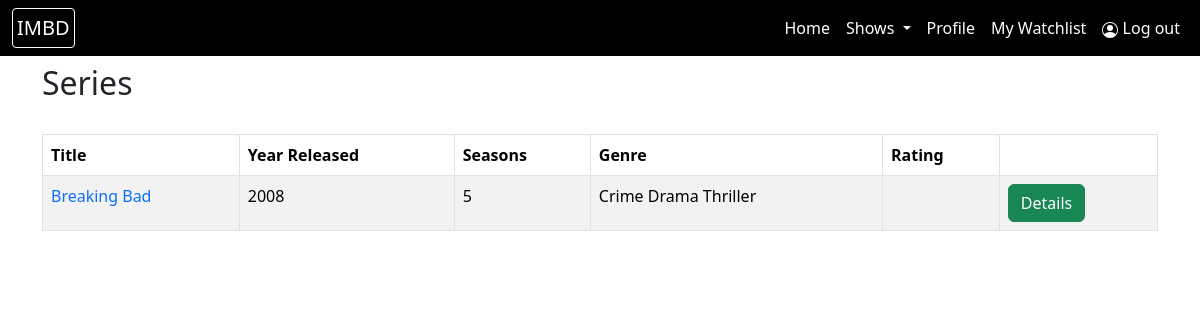
Page /user/user_series.php on the committed database.
### tables this page shows
CREATE TABLE `content` (
  `content_id` int(11) NOT NULL,
  `title` varchar(255) NOT NULL,
  `year_released` year(4) NOT NULL,
  `duration` time DEFAULT NULL,
  `seasons` int(11) DEFAULT NULL,
  `type` varchar(50) NOT NULL
);

CREATE TABLE `genre` (
  `content_id` int(11) NOT NULL,
  `genre_name` varchar(100) NOT NULL
);

### user/user_series.php (the view, shortened to what this page needs)
<?php include("user_header.php"); ?>
<?php include("../db_connect.php"); ?>
<?php include("navber_user.php"); ?>
<div class="container">
    <h2>Series</h2><br>
    <table class="table table-hover table-bordered table-striped">
        <thead>
            <tr>
                <th>Title </th>
                <th>Year Released </th>
                <th>Seasons </th>
                <th>Genre </th>
                <th>Rating </th>
                <th></th>
            </tr>
        </thead>
        <tbody>
            <?php
                $view_query = "SELECT * FROM content WHERE type='series'";
                $result = mysqli_query($conn, $view_query);
                if (!$result){
                    die("Query Failed".mysqli_error());
                }
                else{
                    while($row=mysqli_fetch_assoc($result)){
                        ?>
                    <tr>
                        <td><a href="details_page.php?id=<?php echo $row['content_id']; ?>" class="text-decoration-none"> <?php echo $row['title']; ?></a></td>
                        <td> <?php echo($row['year_released']) ?> </td>
                        <td> <?php echo($row['seasons']) ?> </td>
                        <td>
                            <?php
                            $content_id = $row['content_id'];
                            $genre_query = "SELECT * FROM `genre` WHERE content_id = $content_id" ;
                            $result_genre = mysqli_query($conn, $genre_query);
                            while($row_genre=mysqli_fetch_assoc($result_genre)){
                                echo($row_genre['genre_name']);
                            }
                            ?>
                        </td>
                        <td></td>
                        <td><a href="details_page.php?id=<?php echo $row['content_id']; ?>" class="btn btn-success">Details</td>
                    </tr>
                        <?php
                    }
                }
            ?>
        </table>
</div>
<?php include("../footer.php"); ?>

### rows in the picture
content: title "Breaking Bad", year_released "2008", seasons "5"
genre: genre_name "Crime"
genre: genre_name "Drama"
genre: genre_name "Thriller"
